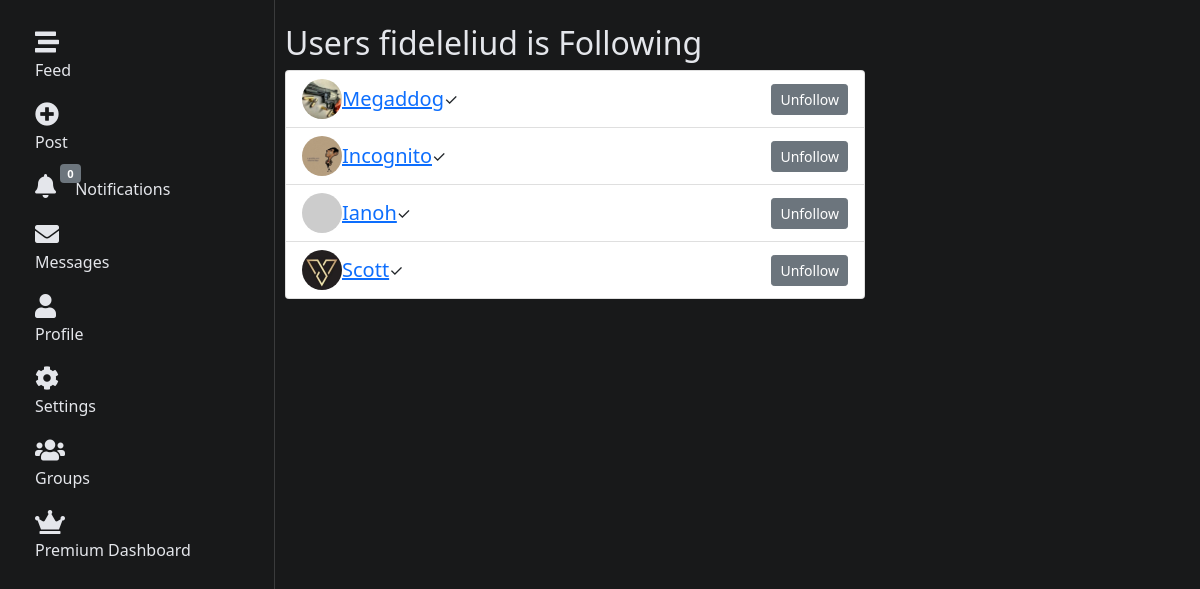
The page /users/profile/fideleliud/following/ (signed in) on the database its author committed.
### users/models.py (models this page shows, shortened)
class User(AbstractUser):
    nickname = models.CharField(max_length=50, blank=True)
    course = models.CharField(max_length=100, blank=True)  # Make this optional
    year = models.IntegerField(null=True, blank=True)  # Make this optional
    profile_picture = models.ImageField(upload_to="profile_pics/", blank=True)
    bio = models.TextField(blank=True)
    followers = models.ManyToManyField(
        "self", symmetrical=False, related_name="following"
    )
    is_verified = models.BooleanField(default=False)
    is_premium = models.BooleanField(default=False)
    premium_expiry = models.DateTimeField(null=True, blank=True)
    privacy_dms = models.BooleanField(default=False)
    privacy_posts = models.BooleanField(default=False)
    THEME_CHOICES = [
        ("light", "Light"),
        ("dark", "Dark"),
        ("system", "System"),
    ]
    theme_preference = models.CharField(
        max_length=10, choices=THEME_CHOICES, default="system"
    )

### users/views.py (the view)
@login_required
def user_following(request, username):
    user = get_object_or_404(User, username=username)
    following = user.following.all()
    return render(
        request,
        "users/user_following.html",
        {
            "user": user,
            "following": following,
        },
    )

### notifications/context_processors.py (called while the page is built)
def notification_count(request):
    if request.user.is_authenticated:
        count = request.user.notifications.filter(is_read=False).count()
        return {"unread_notification_count": count}
    return {"unread_notification_count": 0}

### users/context_processors.py (called while the page is built)
def premium_status(request):
    if request.user.is_authenticated:
        is_premium = (
            request.user.is_premium
            and request.user.premium_expiry is not None
            and request.user.premium_expiry > timezone.now()
        )
        days_left = (
            (request.user.premium_expiry - timezone.now()).days if is_premium else 0
        )
        return {"is_premium": is_premium, "premium_days_left": days_left}
    return {"is_premium": False, "premium_days_left": 0}

### users/templates/users/user_following.html (shortened to what this page needs)
{% extends 'base.html' %}
{% block content %}
<div class="container mt-4">
    <h2>Users {{ user.username }} is Following</h2>
    <div class="list-group">
        {% for followed_user in following %}
            <div class="list-group-item d-flex justify-content-between align-items-center">
                <div class="d-flex align-items-center">
                    {% if followed_user.profile_picture %}
                    <img src="{{ followed_user.profile_picture.url }}" alt="{{ followed_user.username }}"
                        class="rounded-circle mr-3" style="width: 40px; height: 40px; object-fit: cover;">
                    {% else %}
                    <img src="https://via.placeholder.com/40" alt="{{ followed_user.username }}"
                        class="rounded-circle mr-3">
                    {% endif %}
                    <h5 class="mb-0 ml-2">
                        <a href="{% url 'profile' username=followed_user.username %}">{{ followed_user.username }}</a>
                    </h5>
                    {% if followed_user.is_verified %}
                    <span class="verified-badge ml-1">✓</span>
                    {% endif %}
                </div>
                {% if request.user != followed_user %}
                    <form action="{% url 'unfollow_user' user_id=followed_user.id %}" method="post">
                        <button type="submit" class="btn btn-secondary btn-sm">Unfollow</button>
                    </form>
                {% endif %}
            </div>
        {% empty %}
            <div class="list-group-item">Not following anyone</div>
        {% endfor %}
    </div>
</div>
{% endblock %}

### templates/base.html (style rules this page uses)
body { padding-bottom: 60px; }
:root { --bg-color: #f0f2f5; --text-color: #1c1e21; --navbar-bg: #ffffff; --navbar-color: #1c1e21; --card-bg: #ffffff; --card-border: #dddfe2; --input-bg: #f0f2f5; --input-color: #1c1e21; --input-border: #ccd0d5; --btn-close-filter: none; }
.dark-theme { --bg-color: #18191a; --text-color: #e4e6eb; --navbar-bg: #242526; --navbar-color: #e4e6eb; --card-bg: #242526; --card-border: #3a3b3c; --input-bg: #3a3b3c; --input-color: #e4e6eb; --input-border: #4e4f50; --btn-close-filter: invert(1); }
body { background-color: var(--bg-color); color: var(--text-color); }
.container { position: relative; z-index: 1; }
@media (min-width: 576px) { .container { padding-left: 10px; padding-right: 10px; } }

### rows shown on the page
User: username "fideleliud"
User: profile_picture (picture), username "Megaddog", shows "Unfollow"
User: profile_picture (picture), username "Incognito", shows "Unfollow"
User: username "Ianoh", shows "Unfollow"
User: profile_picture (picture), username "Scott", shows "Unfollow"

### other values the page prints
{{ unread_notification_count }} "0"
